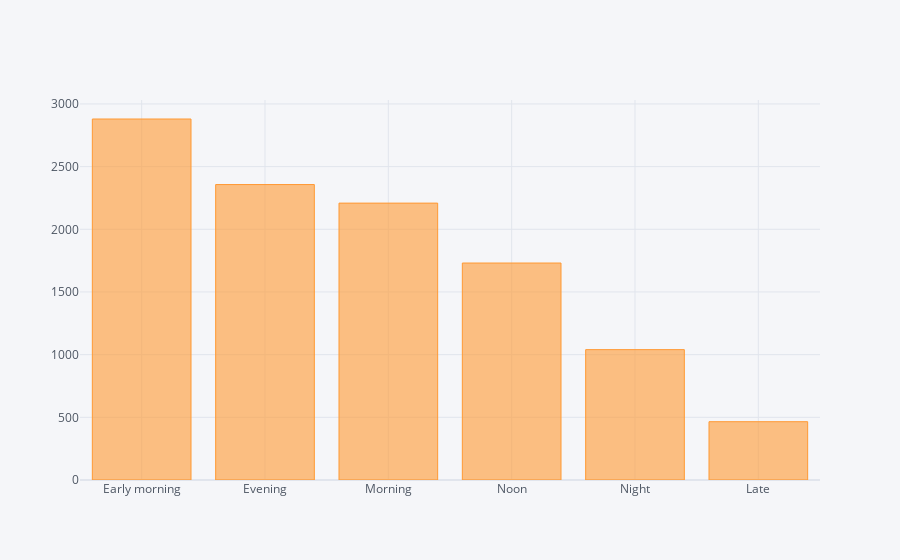

The notebook cell saved with this chart:
### Code cell
data['Dep_Time_hour'].apply(flight_dep_time).value_counts().iplot(kind='bar')

### Figure 1 — Plotly figure (JSON) as saved in the notebook; plotly's stock layout.template omitted (floating-point values rounded to 4 significant figures)
{"data": [{"marker": {"color": "rgba(255, 153, 51, 0.6)", "line": {"color": "rgba(255, 153, 51, 1.0)", "width": 1}}, "name": "Dep_Time_hour", "orientation": "v", "text": "", "type": "bar", "x": ["Early morning", "Evening", "Morning", "Noon", "Night", "Late"], "y": [2880, 2357, 2209, 1731, 1040, 465]}], "layout": {"legend": {"bgcolor": "#F5F6F9", "font": {"color": "#4D5663"}}, "paper_bgcolor": "#F5F6F9", "plot_bgcolor": "#F5F6F9", "title": {"font": {"color": "#4D5663"}}, "xaxis": {"gridcolor": "#E1E5ED", "showgrid": true, "tickfont": {"color": "#4D5663"}, "title": {"font": {"color": "#4D5663"}, "text": ""}, "zerolinecolor": "#E1E5ED"}, "yaxis": {"gridcolor": "#E1E5ED", "showgrid": true, "tickfont": {"color": "#4D5663"}, "title": {"font": {"color": "#4D5663"}, "text": ""}, "zerolinecolor": "#E1E5ED"}}}
